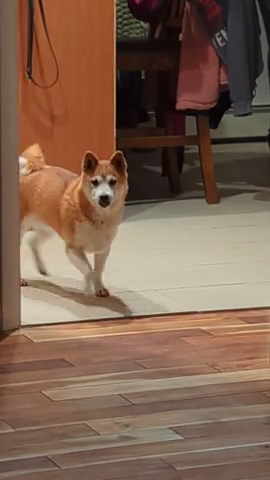
#> input picture frame 63 of images/motion/PXL_20241024_011748179_small_cut.mp4, 270 x 480 px
$ python motion.py
#> lines starting #> are read from the running program, lines starting #| are printed output that depends on the picture
import cv2
import numpy as np


def main() -> None:
    # cap = cv2.VideoCapture("../images/motion/slow_traffic_small.mp4")
    # cap = cv2.VideoCapture("../images/motion/PXL_20241024_013723947_small.mp4")
    cap = cv2.VideoCapture("../images/motion/PXL_20241024_011748179_small_cut.mp4")
    # cap = cv2.VideoCapture("../images/motion/vtest.avi")

    # ret, frame1 = cap.read()

    lk_params = dict( winSize = (15,15),
                      maxLevel = 2,
                      criteria = (cv2.TERM_CRITERIA_EPS | cv2.TERM_CRITERIA_COUNT, 10, 0.03))

    step = 10

    ret, old_frame = cap.read()
#> old_frame is the input picture: shape (480, 270, 3); mean B, G, R 80.8, 98.9, 127.5
    old_gray = cv2.cvtColor(old_frame, cv2.COLOR_BGR2GRAY)
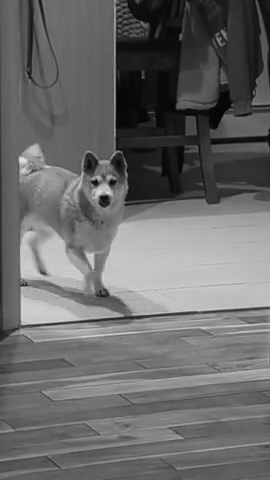
#> old_gray: shape (480, 270); min 2, max 239, mean 105.3

    h, w = old_gray.shape
#> h = 480; w = 270
    p0 = np.array([[x, y] for y in range(0, h, step) for x in range(0, w, step)], dtype=np.float32).reshape(-1, 1, 2)


    while True:
        mask = np.zeros_like(old_frame)
        ret, frame = cap.read()
        if not ret:
            break

        frame_gray = cv2.cvtColor(frame, cv2.COLOR_BGR2GRAY)

        p1, st, err = cv2.calcOpticalFlowPyrLK(old_gray, frame_gray, p0, None, **lk_params)
#> p1 = 1296 rows, first 8: [0, 0], [10.01, -0.0427], [20, 0.0298], [30, 0.000437], [40, 0.000854], [50, 0], [60, 0], [70, 0]; st = 1296 values, max 1 at index 3, min 0 at index 0, mean 0.895; err = 1296 values, max 1.14e+27 at index 648, min -1.29e-09 at index 742, mean 8.86e+23

        if p1 is None or p0 is None:
            break

        good_new = p1[st == 1]
#> good_new = 1160 pairs, first value -0.0381 to 260.3, second value -0.00212 to 470.3
        good_old = p0[st == 1]
#> good_old = 1160 pairs, first value 0 to 260, second value 0 to 470

        for i, (new, old) in enumerate(zip(good_new, good_old)):
            a, b = new.ravel()
            c, d = old.ravel()
            a = int(a)
            b = int(b)
            c = int(c)
            d = int(d)
            frame = cv2.circle(frame, (a, b), 2, (0, 0, 255), -1)
#> this loop made 1160 passes
#> (a, b, c, d) on passes 3, 14, 15: (50, 0, 50, 0), (210, 0, 210, 0), (220, 0, 220, 0)
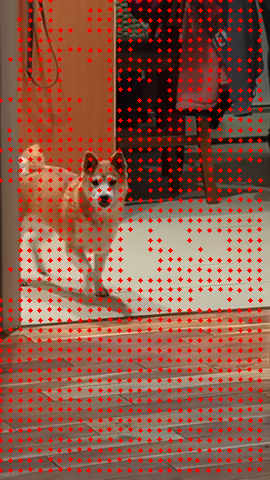
#> frame: shape (480, 270, 3); mean B, G, R 71.5, 87.6, 142.2

        output = cv2.add(frame, mask)
        cv2.imshow('flow', output)

        if cv2.waitKey(30) & 0xFF == ord('q'):
#> (key q is pressed here)
            break
        old_gray = frame_gray.copy()
        p0 = good_new.reshape(-1, 1, 2)

    cap.release()
    cv2.destroyAllWindows()


    # [68 lines of commented-out code are left out]


if __name__ == "__main__":
    main()

$ run again, starting later in the video
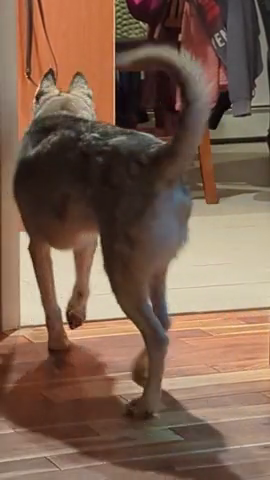
#> input picture frame 283 of images/motion/PXL_20241024_011748179_small_cut.mp4, 270 x 480 px
#> in main, old_frame is the input picture: shape (480, 270, 3); mean B, G, R 80, 97.2, 125
#> in main, `frame_gray = cv2.cvtColor(frame, cv2.COLOR_BGR2GRAY)`:
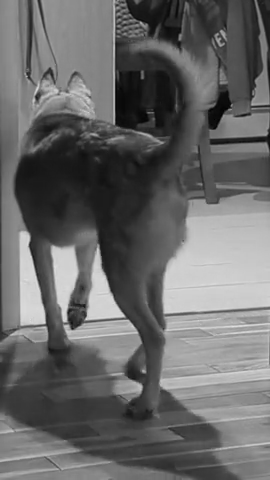
#> frame_gray: shape (480, 270); min 1, max 224, mean 104.3
#> p1 = 1296 rows, first 8: [0, 0], [10.03, 0.0142], [19.92, -0.0363], [29.98, 0.0633], [40.01, 0.173], [50.14, 0.283], [59.96, 0.0129], [69.95, 0.208]; st = 1296 values, max 1 at index 2, min 0 at index 0, mean 0.955; err = 1296 values, max 3.13e+23 at index 1118, min -1.98e+38 at index 810, mean -inf
#> good_new = 1238 pairs, first value -2.19 to 261.5, second value -0.0363 to 470.4
#> good_old = 1238 pairs, first value 0 to 260, second value 0 to 470
#> the loop in main, `for i, (new, old) in enumerate(zip(good_new, good_old)):` made 1238 passes
#> (new, a, b, c, d) on passes 1 to 3: ([19.92, -0.0363], 19, 0, 20, 0), ([29.98, 0.0633], 29, 0, 30, 0), ([40.01, 0.173], 40, 0, 40, 0)
#> after the loop in main, `for i, (new, old) in enumerate(zip(good_new, good_old)):`:
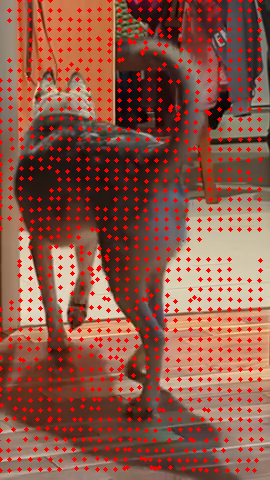
#> frame: shape (480, 270, 3); mean B, G, R 71.9, 86.5, 142.1
